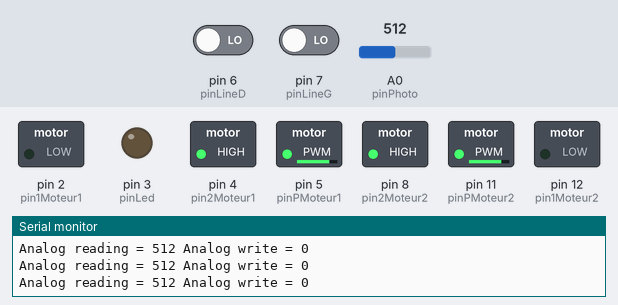
Simulated run of this sketch. Board: Arduino Uno, built with avr-gcc and run on an emulated ATmega328P. Parts: switched loads named in the sketch (green lamp = pin HIGH), output pins drawn as LEDs (lit = HIGH), the last lines printed to the serial monitor. Inputs (shaded band) come from the test bench; at power-on: A0 (pinPhoto) = 512, pin 6 (pinLineD) LOW, pin 7 (pinLineG) LOW.

Above: at 1.2 s.
1.3 s: A0 (pinPhoto) set to 306
At 2.7 s:
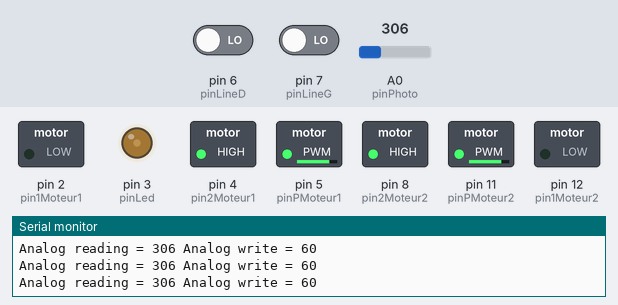
3.0 s: pin 6 (pinLineD) driven HIGH
At 4.2 s:
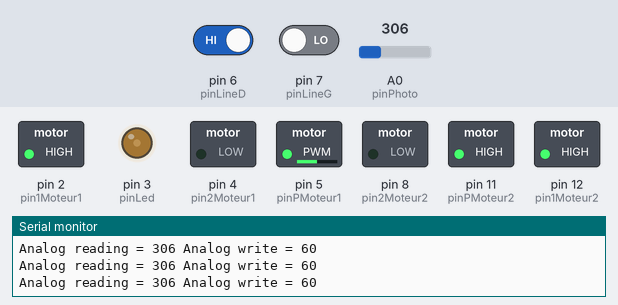
4.5 s: pin 7 (pinLineG) driven HIGH
At 5.5 s:
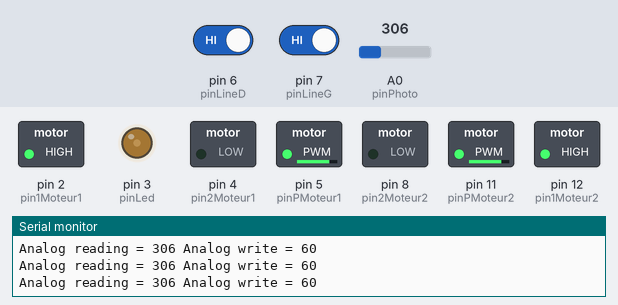
6.0 s: A0 (pinPhoto) set to 190
At 6.9 s:
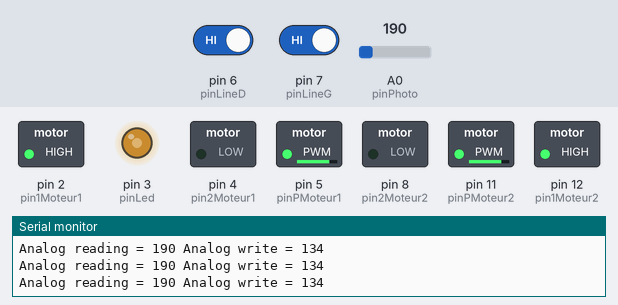
7.5 s: pin 6 (pinLineD) driven LOW
At 8.1 s:
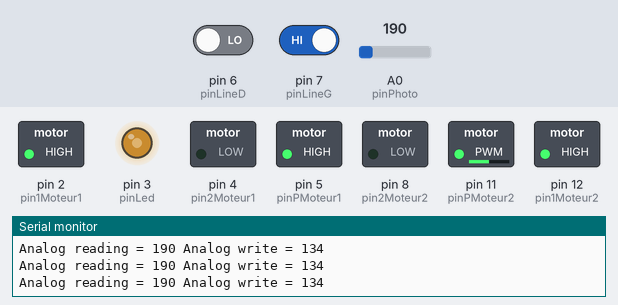
9.0 s: pin 7 (pinLineG) driven LOW
At 9.5 s:
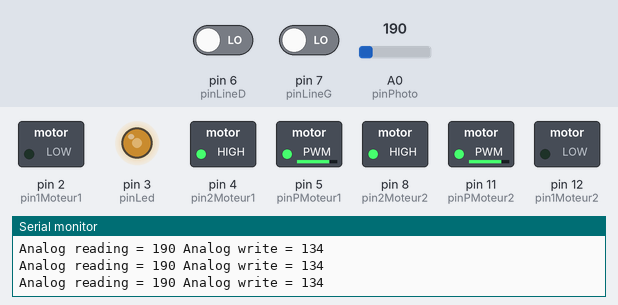
Timing chart, 0 to 11.5 s (numbered marks = the images above; inputs shaded):
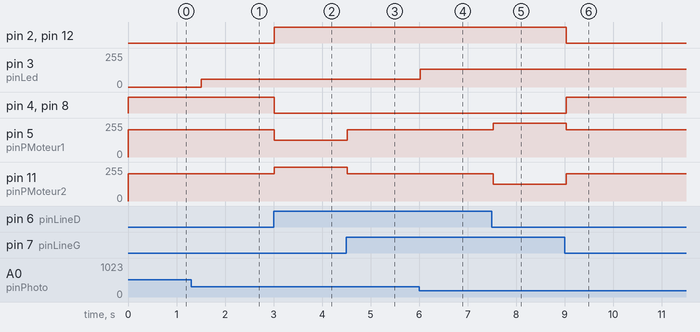

Measured:
- after the input at 1.3 s, pin 3 (pinLed): 0/255 → 60/255 after 0.21 s
- after the input at 3.0 s, pin 2 (pin1Moteur1), pin 12 (pin1Moteur2): LOW → HIGH at once; pin 4 (pin2Moteur1), pin 8 (pin2Moteur2): HIGH → LOW at once; pin 5 (pinPMoteur1): 204/255 → 127/255 at once; pin 11 (pinPMoteur2): 204/255 → 255/255 at once
- after the input at 4.5 s, pin 5 (pinPMoteur1): 127/255 → 204/255 at once; pin 11 (pinPMoteur2): 255/255 → 204/255 at once
- after the input at 6.0 s, pin 3 (pinLed): 60/255 → 134/255 at once
- after the input at 7.5 s, pin 5 (pinPMoteur1): 204/255 → 255/255 at once; pin 11 (pinPMoteur2): 204/255 → 127/255 at once
- after the input at 9.0 s, pin 2 (pin1Moteur1), pin 12 (pin1Moteur2): HIGH → LOW at once; pin 4 (pin2Moteur1), pin 8 (pin2Moteur2): LOW → HIGH at once; pin 5 (pinPMoteur1): 255/255 → 204/255 at once; pin 11 (pinPMoteur2): 127/255 → 204/255 at once

The sketch:

ligneBlanche.ino
```cpp
#include <NewPing.h>

int pin1Moteur2 = 12;
int pin2Moteur2 = 8;
int pinPMoteur2 = 11;
int pin1Moteur1 = 2;
int pin2Moteur1 = 4;
int pinPMoteur1 = 5;
int TRIG_PIN = 10;
int ECHO_PIN = 9;
int DIST_MAX = 200;
int i = 90;
int distActuelle = 0;
int cm;

// Code pour les phares
int pinPhoto = A0;
int valeurPhoto;
int pinLed = 3;
int luminositeLed;

// Suiveur de ligne
int pinLineG = 7;
int pinLineD = 6;

NewPing sonar(TRIG_PIN, ECHO_PIN, DIST_MAX); // créé l'objet sonar


void setup() {
  // put your setup code here, to run once:
  Serial.begin(9600);
  pinMode(pin1Moteur1,OUTPUT);
  pinMode(pin2Moteur1,OUTPUT);
  pinMode(pinPMoteur1,OUTPUT);
  pinMode(pin1Moteur2,OUTPUT);
  pinMode(pin2Moteur2,OUTPUT);
  pinMode(pinPMoteur2,OUTPUT);

  pinMode(pinLineG, INPUT);
  pinMode(pinLineD, INPUT);
}

void loop() {
  // put your main code here, to run repeatedly:
  allumePhare();

  int lineHereG = checkLineG();
  int lineHereD = checkLineD();

  if (lineHereG == 1 && lineHereD == 1) {
    avance();
  } else if (lineHereG == 1 && lineHereD == 0) {
    tourneGauche();
   } else if (lineHereG == 0 && lineHereD == 1) {
    tourneDroite();
  } else {
    recule();
  }

  delay(300);
}

void dirMoteur(int moteur,int sens,int pourcentage){

  const int MOTOR1 = 1;
  const int MOTOR2 = 2;
  const int DIR_FORWARD = 1;
  const int DIR_BACK = -1;

  int pin1,etat1,pin2,etat2,pinP,puissance; //variable de la fonction


  if (moteur == MOTOR1){
    pin1 = pin1Moteur1;
    pin2 = pin2Moteur1;
    pinP = pinPMoteur1;
  }
  else {
    pin1 = pin1Moteur2;
    pin2 = pin2Moteur2;
    pinP = pinPMoteur2;
  }
  if (sens == DIR_FORWARD){
    etat1 = 1;
    etat2 = 0;
  }
  else if (sens == DIR_BACK){
    etat1 = 0;
    etat2 = 1;
  }
  else {
    etat1 = 0;
    etat2 = 0;
  }
  puissance = map(pourcentage,0,100,0,255);
  analogWrite(pinP, puissance);
  digitalWrite(pin1, etat1);
  digitalWrite(pin2, etat2);
}

void avance(){
  dirMoteur(1,1,80);
  dirMoteur(2,1,80);
}

void recule(){
  dirMoteur(1,-1,80);
  dirMoteur(2,-1,80);
}

void tourneDroite(){
  dirMoteur(1, 1, 50 );
  dirMoteur(2, 1, 100);
}

void tourneGauche() {
  dirMoteur(1, 1, 100);
  dirMoteur(2, 1, 50);
}

int lectureDistance() { // Envoi la distance mesurée par le capteur de distance
  delay(70);

  unsigned int uS = sonar.ping(); // lance la function ‘ping’ de l’objet ‘sonar’
  cm = uS / US_ROUNDTRIP_CM; // converti la distance en
  if(cm == 0){
    lectureDistance();
  }
  else{
    Serial.println(cm);
    return cm;
  }
}

void allumePhare() {
  valeurPhoto = analogRead(pinPhoto);
  Serial.print("Analog reading = ");
  Serial.print(valeurPhoto);
  luminositeLed = max(map(valeurPhoto, 0, 400, 255, 0), 0);
  Serial.print(" Analog write = ");
  Serial.println(luminositeLed);
  analogWrite(pinLed, luminositeLed);
}

int checkLineG() {
  return digitalRead(pinLineG);
}

int checkLineD() {
  return digitalRead(pinLineD);
}
```
